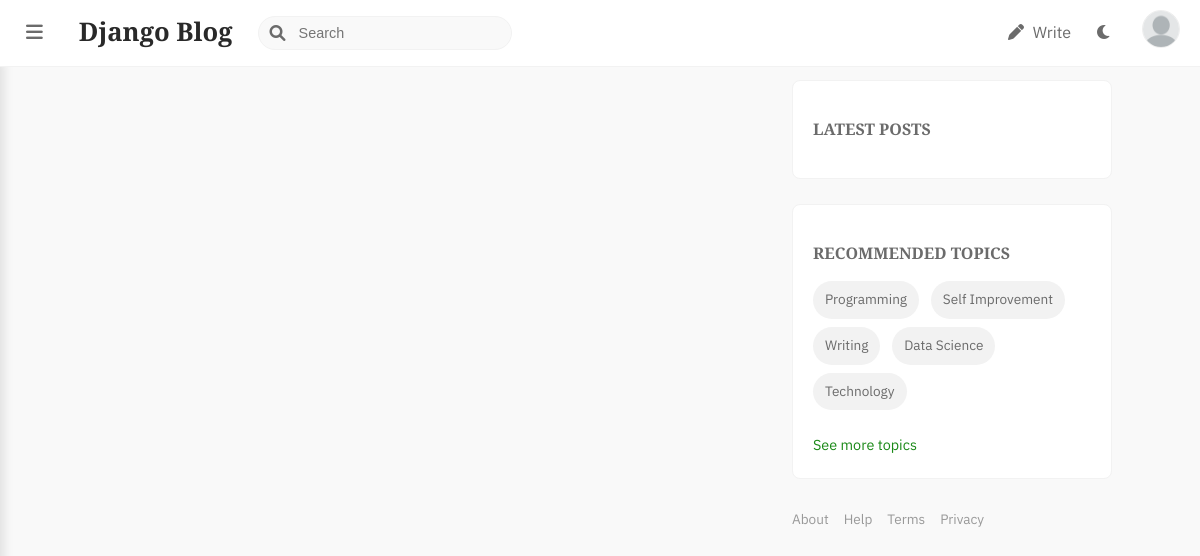
Before: / (signed in) with the older database file.
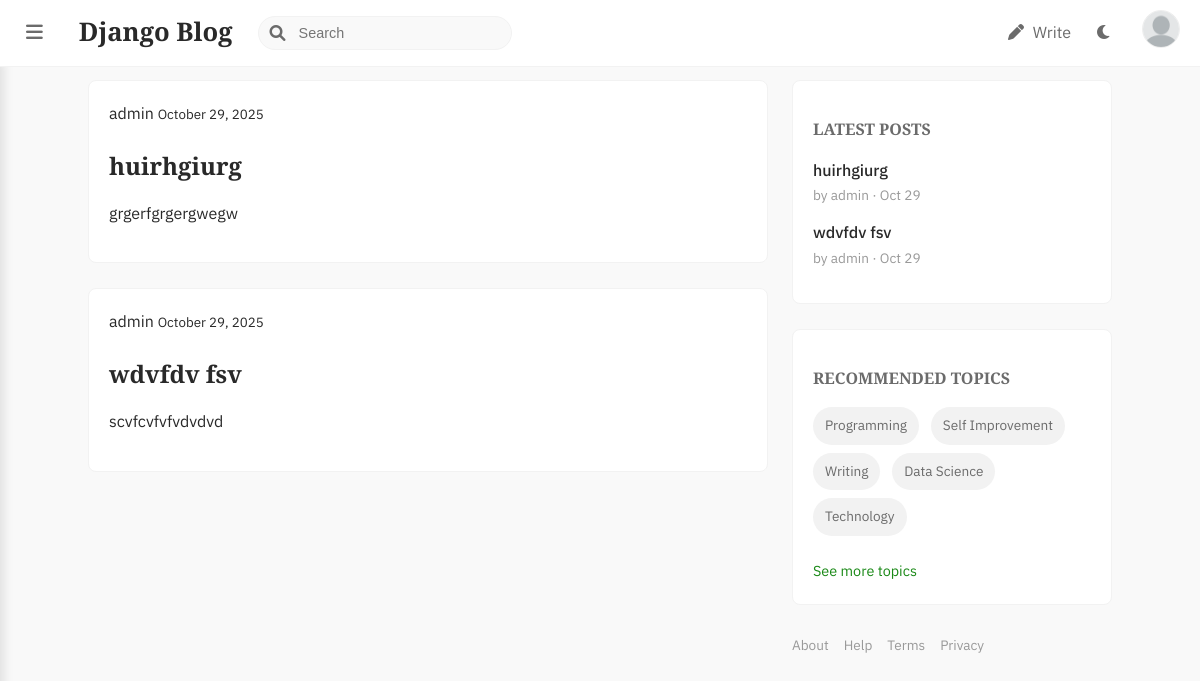
After: the same page with the newer database file.
### blog/models.py (models this page shows, shortened)
class Post(models.Model):
    title = models.CharField(max_length=100)
    content = RichTextField(blank=True, null=True)
    image = models.ImageField(upload_to='post_banners', null=True, blank=True)
    date_posted = models.DateTimeField(default=timezone.now)
    author = models.ForeignKey(User, on_delete=models.CASCADE)

### blog/views.py (the view)
# urls.py: path('', PostListView.as_view(), name='blog-home'),
class PostListView(ListView):
    model = Post
    context_object_name = 'posts'
    ordering = ['-date_posted']
    paginate_by = 5
    def get_template_names(self):
        if self.request.user.is_authenticated:
            return ['blog/home.html']  # Logged-in users see the feed
        else:
            return ['blog/landing.html'] # Logged-out users see the landing page

### blog/context_processors.py (called while the page is built)
def latest_posts_processor(request):
    latest_posts = Post.objects.order_by('-date_posted')[:5]
    return {'latest_posts': latest_posts}

### blog/templates/blog/home.html (shortened to what this page needs)
{% extends "blog/base.html" %}
{% block content %}
    {% for post in posts %}
        <article class="media content-section">
          <div class="media-body">
            <div class="article-metadata">
              <a class="mr-2" href="#">{{ post.author }}</a>
              <small class="text-muted">{{ post.date_posted|date:"F d, Y" }}</small>
            </div>
            <h2><a class="article-title" href="{% url 'post-detail' post.id %}">{{ post.title }}</a></h2>
            <div class="article-content">{{ post.content|safe|truncatewords_html:50 }}</div>
          </div>
        </article>
    {% endfor %}
{% endblock content %}

### blog/templates/blog/base.html (shortened to what this page needs)
{% load static %}
<!DOCTYPE html>
<html lang="en">
<head>
    <link rel="stylesheet" type="text/css" href="{% static 'blog/main.css' %}">
    <link rel="stylesheet" href="https://cdnjs.cloudflare.com/ajax/libs/font-awesome/6.0.0-beta3/css/all.min.css">
</head>
<body class="logged-in-body">
    <header class="logged-in-header">
        <nav class="navbar logged-in-nav">
            <div class="nav-left">
                <button class="sidebar-toggle"><i class="fas fa-bars"></i></button>
                <a class="logo-small" href="{% url 'blog-home' %}">Django Blog</a>
                <div class="search-bar">
                    <i class="fas fa-search"></i>
                    <input type="text" placeholder="Search">
                </div>
            </div>
            <div class="nav-right">
                <a href="{% url 'post-create' %}" class="nav-item"><i class="fas fa-pen"></i> Write</a>
                <button id="reader-mode-toggle" class="nav-item"><i class="fas fa-moon"></i></button>
                <div class="profile-dropdown">
                    <img src="{% if user.is_authenticated and user.profile.image %}{{ user.profile.image.url }}{% else %}{{ MEDIA_URL }}user.png{% endif %}" alt="Profile Picture" class="profile-pic">
                </div>
            </div>
        </nav>
    </header>
    <div class="main-container">
        <main class="content">
            {% block content %}{% endblock %}
        </main>
        <aside class="right-sidebar">
            <div class="content-section">
                <h3>Latest Posts</h3>
                {% for post in latest_posts %}
                    <div class="staff-pick-item">
                        <a href="{% url 'post-detail' post.id %}">
                            <p>{{ post.title }}</p>
                        </a>
                        <small>by {{ post.author.username }} · {{ post.date_posted|date:"M d" }}</small>
                    </div>
                {% endfor %}
            </div>
            <div class="content-section recommended-topics">
                <h3>Recommended topics</h3>
                <div class="topic-tags">
                    <span class="tag">Programming</span>
                    <span class="tag">Self Improvement</span>
                    <span class="tag">Writing</span>
                    <span class="tag">Data Science</span>
                    <span class="tag">Technology</span>
                </div>
                <a href="#" class="see-full">See more topics</a>
            </div>
            <footer class="right-sidebar-footer">
                <a href="#">About</a>
                <a href="#">Help</a>
                <a href="#">Terms</a>
                <a href="#">Privacy</a>
            </footer>
        </aside>
    </div>
</body>
</html>

Changed rows visible on the page:
added Post: author "admin", date_posted "October 29, 2025", title "huirhgiurg", content "grgerfgrgergwegw", author.username "admin", date_posted "Oct 29"
added Post: author "admin", date_posted "October 29, 2025", title "wdvfdv fsv", content "scvfcvfvfvdvdvd", author.username "admin", date_posted "Oct 29"
